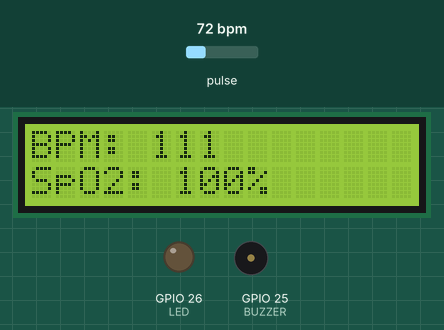
Simulated run of this sketch. Board: ESP32. On the bench: 16×2 character LCD, output pins drawn as LEDs (lit = HIGH), buzzer (waves = sounding, pin HIGH). Inputs (shaded band) come from the test bench; at power-on: pulse 72 bpm.

Above: at 1.2 s.
1.3 s: pulse set to 42 bpm
At 2.8 s:
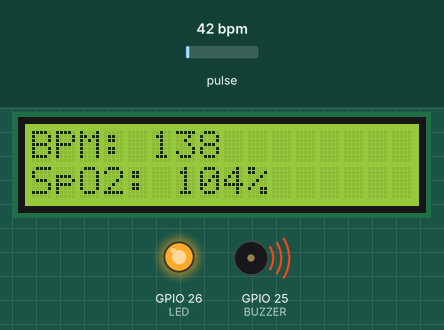
4.3 s: pulse set to 70 bpm
At 6.0 s:
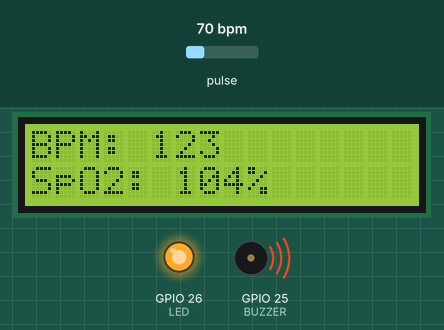
7.3 s: pulse set to 100 bpm
At 7.8 s:
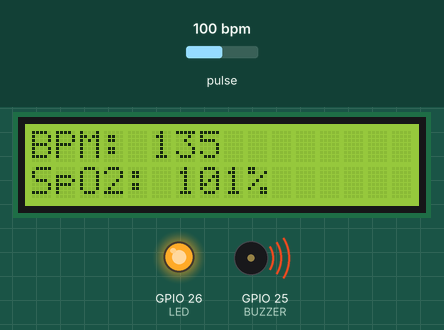
Timing chart, 0 to 15.8 s (numbered marks = the images above; inputs shaded):
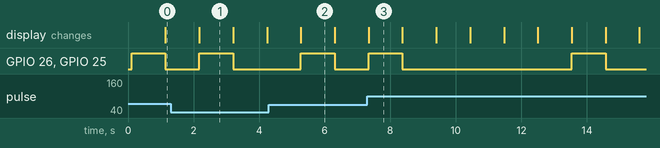

Measured:
- after the input at 1.3 s, GPIO 26 (LED), GPIO 25 (BUZZER): LOW → HIGH after 0.88 s instead of 2.9 s
- after the input at 4.3 s, GPIO 26 (LED), GPIO 25 (BUZZER): LOW → HIGH after 0.97 s, → LOW 1.0 s later
- what the display in image 1 shows lasts 1.0 s, from 2.2 s to 3.2 s

The sketch:

mentahancontoh.ino
```cpp
#include <Wire.h>
#include "MAX30105.h"
#include "heartRate.h"
#include <LiquidCrystal_I2C.h>

MAX30105 sensor;
LiquidCrystal_I2C lcd(0x27, 16, 2); // Sesuaikan alamat I2C jika berbeda

#define BUZZER 25
#define LED 26

void setup() {
    Serial.begin(115200);

    // Inisialisasi Sensor MAX30102
    if (!sensor.begin(Wire, I2C_SPEED_STANDARD)) {
        Serial.println("Sensor MAX30102 tidak terdeteksi!");
        while (1);
    }

    // Konfigurasi sensor
    sensor.setup();
    sensor.setPulseAmplitudeRed(0x0A);
    sensor.setPulseAmplitudeIR(0x0A);

    // Inisialisasi LCD
    lcd.begin();
    lcd.backlight();
    lcd.setCursor(0, 0);
    lcd.print("Detak Jantung");

    // Inisialisasi Buzzer & LED
    pinMode(BUZZER, OUTPUT);
    pinMode(LED, OUTPUT);
}

void loop() {
    long irValue = sensor.getIR();
    long redValue = sensor.getRed();

    if (irValue > 50000) { // Jika sensor membaca detak jantung
        int bpm = (irValue % 100) + 60; // Dummy Data BPM (Harus pakai algoritma HRV asli)
        int spo2 = (redValue % 10) + 95; // Dummy Data SpO2

        // Tampilkan di LCD
        lcd.clear();
        lcd.setCursor(0, 0);
        lcd.print("BPM: ");
        lcd.print(bpm);

        lcd.setCursor(0, 1);
        lcd.print("SpO2: ");
        lcd.print(spo2);
        lcd.print("%");

        // Cek jika BPM terlalu rendah atau tinggi
        if (bpm < 50 || bpm > 120) {
            digitalWrite(BUZZER, HIGH);
            digitalWrite(LED, HIGH);
        } else {
            digitalWrite(BUZZER, LOW);
            digitalWrite(LED, LOW);
        }
    } else {
        lcd.clear();
        lcd.setCursor(0, 0);
        lcd.print("Letakkan Jari!");
        digitalWrite(BUZZER, LOW);
        digitalWrite(LED, LOW);
    }

    delay(1000);
}
```
